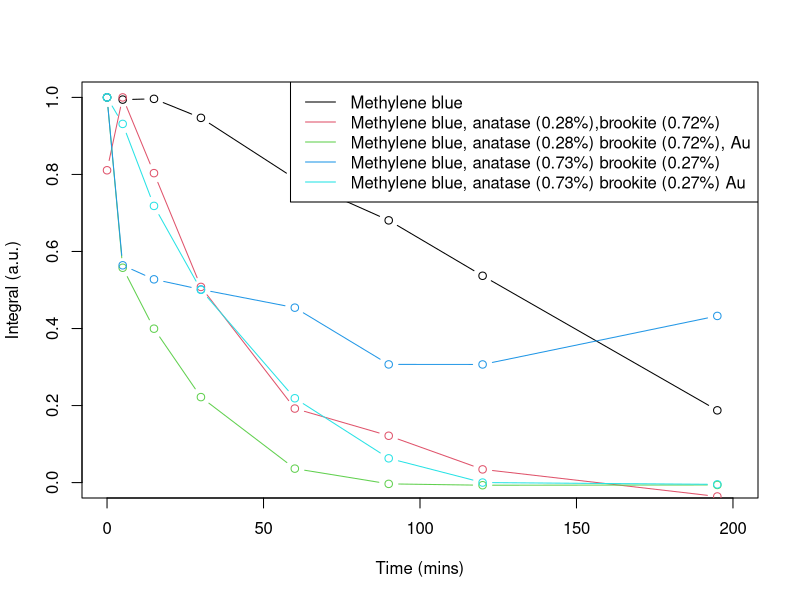

Reproduce this figure in R.
# Here we calculate the integrals in the region 500-800nm
# for the normalized datasets.

# Read all the data files
mb_norm               <- read.table("Methylene_blue_normalized.dat", header = TRUE)
mbAn0.28Br0.72_norm   <- read.table("Methylene_blue_anatase0.28_brookite0.72_normalized.dat", header = TRUE)
mbAn0.28Br0.72Au_norm <- read.table("Methylene_blue_anatase0.28_brookite0.72_Au_normalized.dat", header = TRUE)
mbAn0.73Br0.27_norm   <- read.table("Methylene_blue_anatase0.73_brookite0.27_normalized.dat", header = TRUE)
mbAn0.73Br0.27Au_norm <- read.table("Methylene_blue_anatase0.73_brookite0.27_Au_normalized.dat", header = TRUE)

# Interpolate the datasets into splines
mb_spl               <- apply(mb_norm[,-1], 2, splinefun, x = mb_norm$Wavelength)
mbAn0.28Br0.72_spl   <- apply(mbAn0.28Br0.72_norm[,-1], 2, splinefun, x = mbAn0.28Br0.72_norm$Wavelength)
mbAn0.28Br0.72Au_spl <- apply(mbAn0.28Br0.72Au_norm[,-1], 2, splinefun, x = mbAn0.28Br0.72Au_norm$Wavelength)
mbAn0.73Br0.27_spl   <- apply(mbAn0.73Br0.27_norm[,-1], 2, splinefun, x = mbAn0.73Br0.27_norm$Wavelength)
mbAn0.73Br0.27Au_spl <- apply(mbAn0.73Br0.27Au_norm[,-1], 2, splinefun, x = mbAn0.73Br0.27Au_norm$Wavelength)

# Integrate
low_limit <- 500
up_limit  <- 800
tol <- 1e-3
mb_int               <- lapply(mb_spl, integrate, lower = low_limit, upper = up_limit, subdivisions = 300, rel.tol = tol)
mbAn0.28Br0.72_int   <- lapply(mbAn0.28Br0.72_spl, integrate, lower = low_limit, upper = up_limit, subdivisions = 300, rel.tol = tol)
mbAn0.28Br0.72Au_int <- lapply(mbAn0.28Br0.72Au_spl, integrate, lower = low_limit, upper = up_limit, subdivisions = 300, rel.tol = tol)
mbAn0.73Br0.27_int   <- lapply(mbAn0.73Br0.27_spl, integrate, lower = low_limit, upper = up_limit, subdivisions = 300, rel.tol = tol)
mbAn0.73Br0.27Au_int <- lapply(mbAn0.73Br0.27Au_spl, integrate, lower = low_limit, upper = up_limit, subdivisions = 300, rel.tol = tol)

# Get only the values
mb_int_val <- sapply(mb_int, function(x) x$value)
mbAn0.28Br0.72_int_val <- sapply(mbAn0.28Br0.72_int, function(x) x$value)
mbAn0.28Br0.72Au_int_val <- sapply(mbAn0.28Br0.72Au_int, function(x) x$value)
mbAn0.73Br0.27_int_val <- sapply(mbAn0.73Br0.27_int, function(x) x$value)
mbAn0.73Br0.27Au_int_val <- sapply(mbAn0.73Br0.27Au_int, function(x) x$value)

# Join them in a reversed way
ints <- data.frame(c(0,5,15,30,60,90,120,195),
                   rev(mb_int_val),
                   rev(mbAn0.28Br0.72_int_val),
                   rev(mbAn0.28Br0.72Au_int_val),
                   rev(mbAn0.73Br0.27_int_val),
                   rev(mbAn0.73Br0.27Au_int_val))
row.names(ints) <- NULL
names(ints) <- c("time",
                 "Methylene_blue", 
                 "Methylene_blue_anatase0.28_brookite0.72", 
                 "Methylene_blue_anatase0.28_brookite0.72_Au", 
                 "Methylene_blue_anatase0.73_brookite0.27",
                 "Methylene_blue_anatase0.73_brookite0.27_Au")

# Normalize by the maximum value
maxs <- apply(ints, 2, max)
ints <- sweep(ints, 2, maxs, "/")
ints[1] <- c(0,5,15,30,60,90,120,195)
# Plots
pal <- palette(rainbow(5))

png(filename = "Integrals.png", width = 600, height = 450, units = "px")
plot(ints$time, ints$Methylene_blue, type = "n", 
     xlim=c(0,200), ylim=c(0,1), xlab = "Time (mins)", ylab = "Integral (a.u.)")
points(ints$time, ints$Methylene_blue, col = pal[1], type = "b")
points(ints$time, ints$Methylene_blue_anatase0.28_brookite0.72, col = pal[2], type = "b")
points(ints$time, ints$Methylene_blue_anatase0.28_brookite0.72_Au, col = pal[3], type = "b")
points(ints$time, ints$Methylene_blue_anatase0.73_brookite0.27, col = pal[4], type = "b")
points(ints$time, ints$Methylene_blue_anatase0.73_brookite0.27_Au, col = pal[5], type = "b")
legend("topright", col = pal, legend = c("Methylene blue", 
                                         "Methylene blue, anatase (0.28%),brookite (0.72%)", 
                                         "Methylene blue, anatase (0.28%) brookite (0.72%), Au", 
                                         "Methylene blue, anatase (0.73%) brookite (0.27%)",
                                         "Methylene blue, anatase (0.73%) brookite (0.27%) Au"), lwd = 1)
dev.off()
